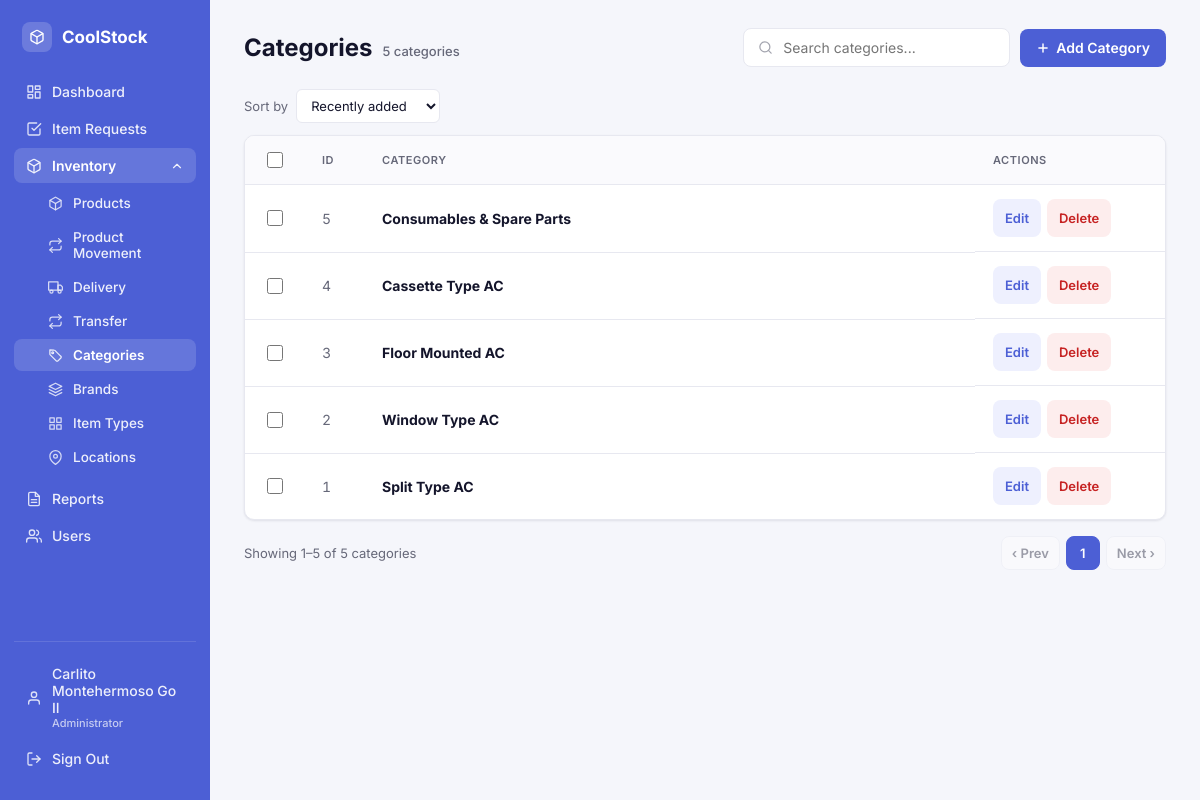
The app's page /index.php?module=categories&action=index (signed in) with its own data.
### tables this page shows
CREATE TABLE `item_categories` (
  `category_id` int(11) NOT NULL,
  `category_name` varchar(100) NOT NULL
);

### Controllers/CategoryController.php (called while the page is built, shortened)
<?php
require_once __DIR__ . '/../Models/Category.php';
class CategoryController
{
    private Category $category;
    public function __construct()
    {
        $this->category = new Category();
    }
    public function index(): void
    {
        $sort = $_GET['sort'] ?? 'newest';
        $page = max(1, (int) ($_GET['page'] ?? 1));
        $totalCount = $this->category->count();
        $totalPages = max(1, (int) ceil($totalCount / self::PER_PAGE));
        $page = min($page, $totalPages);
        $offset = ($page - 1) * self::PER_PAGE;
        $categories = $this->category->readAllWithCounts($sort, self::PER_PAGE, $offset);
        $pagination = [
            'page' => $page,
            'perPage' => self::PER_PAGE,
            'totalCount' => $totalCount,
            'totalPages' => $totalPages,
        ];
        require __DIR__ . '/../Views/categories/index.php';
    }
}

### Config/Database.php (called while the page is built, shortened)
<?php
class Database
{
    private static ?Database $instance = null;
    private PDO $conn;
    private string $host     = "localhost";
    private string $db_name  = "mister_aircon";
    private string $username = "root";
    private string $password = "";
    private function __construct()
    {
        try {
            $this->conn = new PDO(
                "mysql:host={$this->host};dbname={$this->db_name};charset=utf8mb4",
                $this->username,
                $this->password
            );
            $this->conn->setAttribute(PDO::ATTR_ERRMODE, PDO::ERRMODE_EXCEPTION);
            $this->conn->setAttribute(PDO::ATTR_DEFAULT_FETCH_MODE, PDO::FETCH_ASSOC);
        } catch (PDOException $e) {
            die("Database connection failed: " . $e->getMessage());
        }
    }
    public static function getInstance(): Database
    {
        if (self::$instance === null) {
            self::$instance = new Database();
        }
        return self::$instance;
    }
    public function getConnection(): PDO
    {
        return $this->conn;
    }
}

### Models/Category.php (called while the page is built, shortened)
<?php
require_once __DIR__ . '/../Config/Database.php';
class Category
{
    private PDO $conn;
    private string $table = "item_categories";
    public function __construct()
    {
        $this->conn = Database::getInstance()->getConnection();
    }
    public function readAllWithCounts(?string $sort = null, ?int $limit = null, ?int $offset = null): array
    {
        $query = "SELECT c.*, COUNT(i.item_id) AS product_count
                  FROM {$this->table} c
                  LEFT JOIN inventory_items i ON i.category_id = c.category_id
                  GROUP BY c.category_id";
        $orderBy = self::SORT_OPTIONS[$sort] ?? self::SORT_OPTIONS['newest'];
        $query .= " ORDER BY {$orderBy}";
        if ($limit !== null) {
            $query .= " LIMIT :limit OFFSET :offset";
        }
        $stmt = $this->conn->prepare($query);
        if ($limit !== null) {
            $stmt->bindValue(':limit', $limit, PDO::PARAM_INT);
            $stmt->bindValue(':offset', $offset ?? 0, PDO::PARAM_INT);
        }
        $stmt->execute();
        return $stmt->fetchAll();
    }
    public function count(): int
    {
        $stmt = $this->conn->query("SELECT COUNT(*) AS total FROM {$this->table}");
        return (int) $stmt->fetch()['total'];
    }
}

### Helpers/format.php (called while the page is built, shortened)
<?php
function paginate_page_numbers(int $current, int $totalPages, int $window = 1): array
{
    if ($totalPages <= 1) {
        return $totalPages === 1 ? [1] : [];
    }
    $result = [];
    return $result;
}

### Views/categories/index.php (the view, shortened to what this page needs)
<?php
$currentSort = $_GET['sort'] ?? 'newest';
$count = $pagination['totalCount'];
require __DIR__ . '/../partials/header.php';
function categoryPageUrl(int $page): string
{
    global $currentSort;
    return "index.php?module=categories&action=index"
        . "&sort=" . urlencode($currentSort)
        . "&page=" . $page;
}
?>
        <div class="page-header">
            <div class="page-title-group">
                <h1 class="page-title">Categories</h1>
                <span class="page-title-count"><?= $count ?> <?= $count === 1 ? 'category' : 'categories' ?></span>
            </div>
            <div class="header-actions">
                <div class="search-box">
                    <svg width="15" height="15" viewBox="0 0 24 24" fill="none" stroke="currentColor" stroke-width="2" stroke-linecap="round" stroke-linejoin="round"><circle cx="11" cy="11" r="8"/><line x1="21" y1="21" x2="16.65" y2="16.65"/></svg>
                    <input type="text" id="categorySearch" placeholder="Search categories..." onkeyup="filterCategories()">
                </div>
                <button type="button" class="btn btn-primary" onclick="openAddCategoryModal()">
                    <svg width="14" height="14" viewBox="0 0 24 24" fill="none" stroke="currentColor" stroke-width="2.5" stroke-linecap="round" stroke-linejoin="round"><line x1="12" y1="5" x2="12" y2="19"/><line x1="5" y1="12" x2="19" y2="12"/></svg>
                    Add Category
                </button>
            </div>
        </div>
        <div class="sort-bar">
            <label for="sortSelect">Sort by</label>
            <select id="sortSelect" onchange="location.href = 'index.php?module=categories&action=index&sort=' + this.value">
                <option value="newest" <?= $currentSort === 'newest' ? 'selected' : '' ?>>Recently added</option>
            </select>
        </div>
        <form method="POST" id="bulkCategoryForm">
            <div class="table-card">
                <table id="categoryTable">
                    <thead>
                        <tr>
                            <th style="width:36px;"><input type="checkbox" id="selectAllCategories" class="row-check" onclick="toggleAllCategories(this)"></th>
                            <th style="width:60px;">ID</th>
                            <th>Category</th>
                            <th style="width:190px;">Actions</th>
                        </tr>
                    </thead>
                    <tbody>
                        <?php if (empty($categories)): ?>
                            <tr class="empty-row">
                                <td colspan="4">No categories match these filters.</td>
                            </tr>
                        <?php else: ?>
                            <?php foreach ($categories as $cat): ?>
                                <tr>
                                    <td><input type="checkbox" name="selected_ids[]" value="<?= $cat['category_id'] ?>" class="row-check category-check" onchange="updateBulkBarCategories()"></td>
                                    <td class="cell-id"><?= (int) $cat['category_id'] ?></td>
                                    <td><strong><?= htmlspecialchars($cat['category_name']) ?></strong></td>
                                    <td class="actions">
                                        <button type="button" class="btn btn-edit btn-sm" onclick="openEditCategoryModal(<?= $cat['category_id'] ?>)">Edit</button>
                                        <button type="button" class="btn btn-danger btn-sm" onclick="openDeleteCategoryModal(<?= $cat['category_id'] ?>)">Delete</button>
                                    </td>
                                </tr>
                            <?php endforeach; ?>
                        <?php endif; ?>
                    </tbody>
                </table>
            </div>
        </form>
        <?php if ($pagination['totalCount'] > 0): ?>
            <?php
            $startRow = ($pagination['page'] - 1) * $pagination['perPage'] + 1;
            $endRow = min($pagination['page'] * $pagination['perPage'], $pagination['totalCount']);
            ?>
            <div class="pagination-bar">
                <span>Showing <?= $startRow ?>–<?= $endRow ?> of <?= $pagination['totalCount'] ?> categories</span>
                <div class="pagination-controls">
                    <a href="<?= categoryPageUrl(max(1, $pagination['page'] - 1)) ?>" class="page-btn <?= $pagination['page'] <= 1 ? 'disabled' : '' ?>">&lsaquo; Prev</a>
                    <?php foreach (paginate_page_numbers($pagination['page'], $pagination['totalPages']) as $p): ?>
                        <?php if ($p === null): ?>
                            <span class="page-ellipsis">&hellip;</span>
                        <?php else: ?>
                            <a href="<?= categoryPageUrl($p) ?>" class="page-btn <?= $p === $pagination['page'] ? 'active' : '' ?>"><?= $p ?></a>
                        <?php endif; ?>
                    <?php endforeach; ?>
                    <a href="<?= categoryPageUrl(min($pagination['totalPages'], $pagination['page'] + 1)) ?>" class="page-btn <?= $pagination['page'] >= $pagination['totalPages'] ? 'disabled' : '' ?>">Next &rsaquo;</a>
                </div>
            </div>
        <?php endif; ?>
<?php require __DIR__ . '/../partials/footer.php'; ?>

### records on screen
item_categories: category_id "5", category_name "Consumables & Spare Parts"
item_categories: category_id "4", category_name "Cassette Type AC"
item_categories: category_id "3", category_name "Floor Mounted AC"
item_categories: category_id "2", category_name "Window Type AC"
item_categories: category_id "1", category_name "Split Type AC"

### other values on screen
$viewer['full_name'] "Carlito Montehermoso Go II"
User::roleLabel($viewer['role']) "Administrator"
$count "5"
$startRow "1"
$endRow "5"
$pagination['totalCount'] "5"
$p "1"
